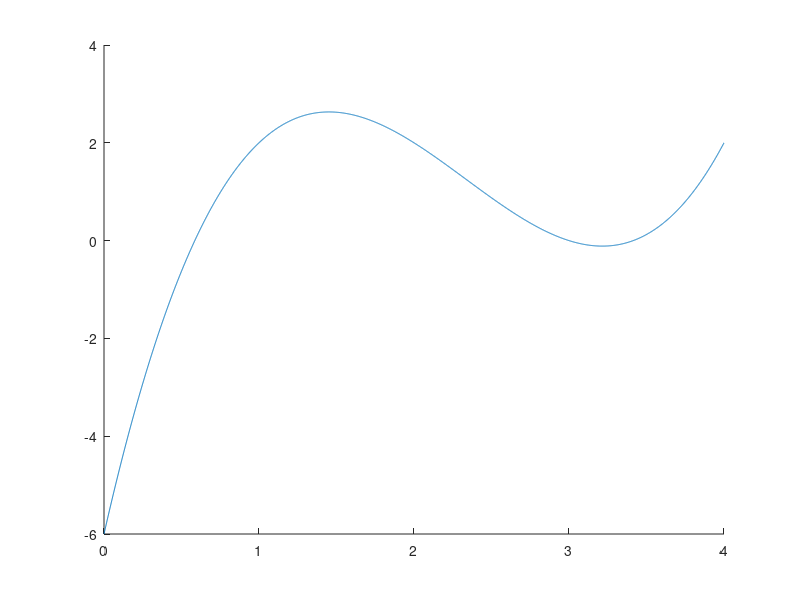

Recreate this plot in MATLAB. (Note: this script raises an error after producing the figure.)
%% Adrian ISPAS, 343
clc;
clear;
close all;

% Setam parametrii initial
numarExercitiu = 2;

switch numarExercitiu
    case 2
        %% Exercitiul 2
        % Setam parametrii
        functie_2 = @(x)x.^3-7.*x.^2+14.*x-6;
        a = 3.2;
        b = 4;
        numarPasi = 2;

        % A
        x = 0:0.001:4;
        y = functie_2(x);
        hold on;
        plot(x,y);

        % B
        [c_2b] = metodaBisectiei(functie_2, a, b, numarPasi, 0);

        % C
        plot(c_2b, functie_2(c_2b),'*');
        hold off;
    case 3
        %% Exercitiul 3
        % Setam parametrii
        epsilon = 10 ^ (-5);
        a = 0.5;
        b = 1.5;
        % A
        functia_y1 = @(x)exp(1).^x - 2;
        functia_y2 = @(x)cos(exp(1).^x - 2);

        x = 0:0.001:4;
        hold on;
        plot(x,functia_y1(x));
        plot(x,functia_y2(x));
        hold off;

        % B
        functie_3 = @(x)cos(exp(1).^x - 2) - exp(1).^x + 2;
        [c_3b, k] = metodaBisectiei(functie_3, a, b, 0, epsilon);
    case 4
        % Exercitul 4
        % Setam parametrii
        a = 0;
        b = 2;
        functie_4 = @(x)x - sqrt(3);
        epsilon = 10^(-5);
        [c_4] = metodaBisectiei(functie_4, a, b, 0, epsilon);
    case 7
        % Exercitiul 7
        % Setam parametrii
        a = 0.5;
        b = 1.5;
        functie = @(x)cos(exp(1).^x - 2) - exp(1).^x + 2;
        functieDerivata = @(x)-exp(1).^x-exp(1).^x*sin(exp(1).^x-2);
        functieDerivata2 = @(x)-exp(1).^x-exp(1).^x*sin(exp(1).^x-2) - (exp(1).^2.*x)*cos(exp(1).^x-2);
        epsilon = 10^(-5);
        
        [xk, kx] = metodaNewtonRapshon( functie, functieDerivata, functieDerivata2, a, b, 'cauta', epsilon );
        [ck, kc] = metodaBisectiei(functie, a, b, 0, epsilon);
end

%% End of program
disp('Done homework 1.');